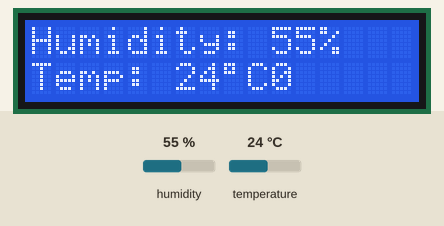
The sketch below on a simulated Arduino Uno, built with avr-gcc and run on an emulated ATmega328P. On the bench: 16×2 character LCD. The test bench sets the inputs (shaded band); at power-on: humidity 55 %, temperature 24 °C. EEPROM starts erased; what the sketch prints to the serial monitor is not drawn.

Above: at 0.1 s.
At 60.2 s:
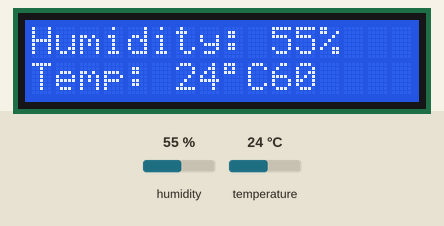
At 120.2 s:
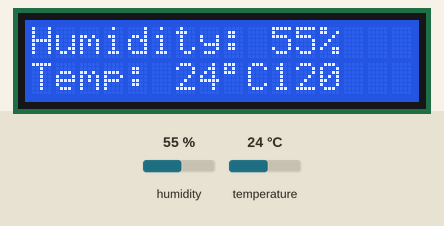

Measured:
- what the display in image 1 shows lasts 60.1 s, from 60.1 s to 120.2 s

The sketch:

CharLCDDHT11EEPROM.ino
```cpp
// (licence header left out)
//Sample using LiquidCrystal library
#include <LiquidCrystal.h>
#include <EEPROM.h>
#include <dht.h>

#define dht_dpin 2 //no ; here. Set equal to channel sensor is on

dht DHT;

// select the pins used on the LCD panel
LiquidCrystal lcd(8, 9, 4, 5, 6, 7);

// define some values used by the panel and buttons
int lcd_key     = 0;
int adc_key_in  = 0;
int BackLightState;

// the current address in the EEPROM
int addr = 0;
int valHumidity, valTemp;
long valTimeLapse;

void setup()
{
 lcd.begin(16, 2);              // start the library
 lcd.setCursor(0,0);
 Serial.begin (9600);
}//setup

void loop()
{
 DHT.read11(dht_dpin);

 lcd.setCursor(0,0);            // move to the begining of the 1st line
 lcd.print("Humidity: ");
 valHumidity = round(DHT.humidity);
 lcd.print(valHumidity);
 lcd.print("%");

 lcd.setCursor(0,1);            // move to the begining of the second line
 lcd.print("Temp: ");
 valTemp = round(DHT.temperature);
 lcd.print(round(DHT.temperature));
 lcd.print((char)223);
 lcd.print("C");
 valTimeLapse = millis()/1000;
 lcd.print(valTimeLapse);

 EEPROM.write(addr, valTimeLapse);
 addr = addr + 1;
 if (addr == 512)
   addr = 0;
 EEPROM.write(addr, valTemp);
 addr = addr + 1;
 if (addr == 512)
   addr = 0;
 EEPROM.write(addr, valHumidity);
 addr = addr + 1;
 if (addr == 512)
   addr = 0;

 // advance to the next address.  there are 512 bytes in
 // the EEPROM, so go back to 0 when we hit 512.

 Serial.print("Humidity: ");
 Serial.println(round(DHT.humidity));
 Serial.print("Temp: ");
 Serial.println(round(DHT.temperature));
 //delay(360000); // 10 min
 delay(60000); // 60 sec
} // loop
```
